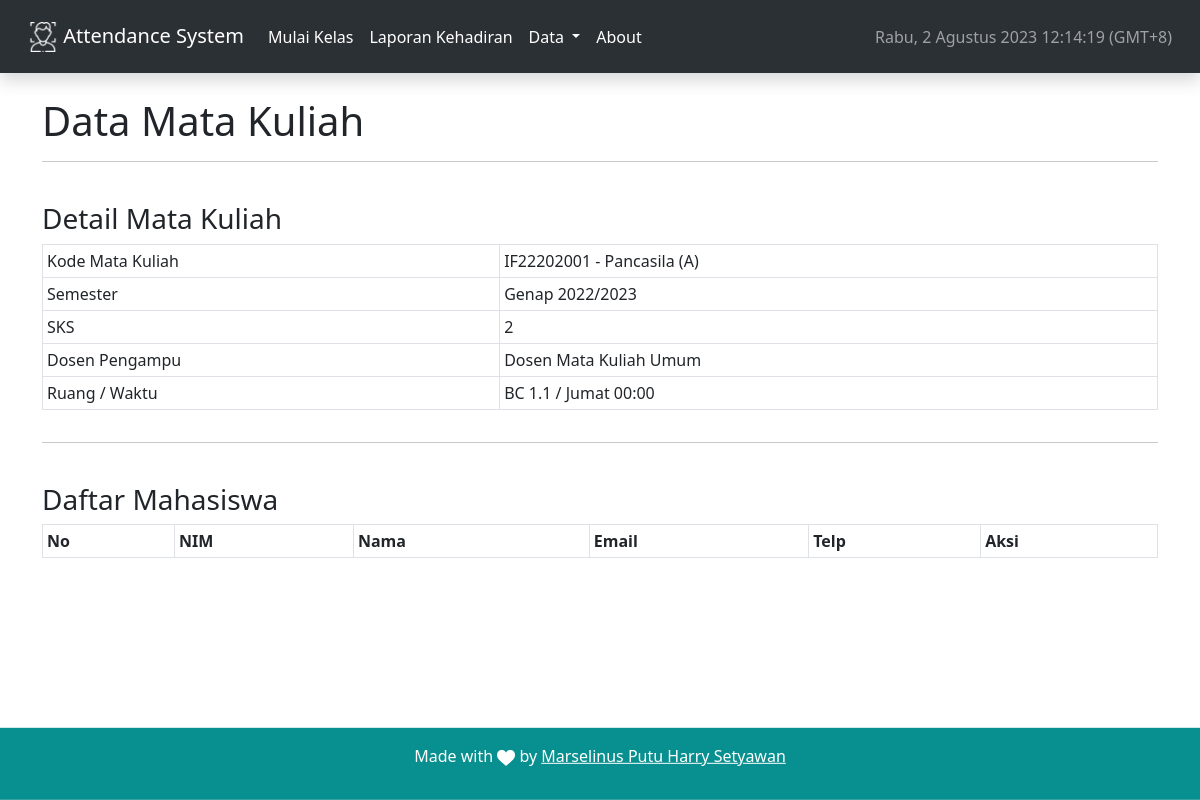
Screenshot of /matakuliah/202220232IF22202001A with the database file from the repository.
### sistempresensi/models.py (models this page shows, shortened)
class Matkul(db.Model):
    id = db.Column(db.Integer, primary_key=True)
    kode_matkul_group = db.Column(db.String(), unique=True, nullable=False)
    tahun_ajaran = db.Column(db.Integer, nullable=False)
    semester = db.Column(db.Integer, nullable=False)
    kode_matkul = db.Column(db.String(), nullable=False)
    group = db.Column(db.String(), nullable=False, default='A')
    nama_matkul = db.Column(db.String(), nullable=False)
    sks = db.Column(db.Integer, nullable=False)
    dosen = db.Column(db.BigInteger, db.ForeignKey('dosen.nip'), nullable=False)
    hari = db.Column(db.Integer)    # number of weekdays
    jam = db.Column(db.Time())
    ruang = db.Column(db.String)
    total_pertemuan = db.Column(db.Integer, nullable=False, default=0)
    created_at = db.Column(db.DateTime(timezone=True), nullable=False, server_default=func.now())
    data_dosen = db.relationship('Dosen', lazy=True)

class Dosen(db.Model):
    id = db.Column(db.Integer, primary_key=True)
    nip = db.Column(db.BigInteger, unique=True, nullable=False)
    nama = db.Column(db.String, nullable=False)
    email = db.Column(db.String)
    telp = db.Column(db.BigInteger)
    foto_path = db.Column(db.String, default="nophotoprofile.jpeg")
    created_at = db.Column(db.DateTime, nullable=False, server_default=func.now())

### sistempresensi/routes.py (the view)
@app.route("/matakuliah/<id>")
def detailmatakuliah(id):
    data = Matkul.query.filter_by(kode_matkul_group=id).first_or_404("Mata Kuliah tidak ditemukan!")
    enrollment = Enrollment.query.filter_by(matkul_group=id).all()
    return render_template('detail-matakuliah.html', data=data, namahari=gvar['hari'], enrollment=enrollment,
                           title="Mata Kuliah")

### sistempresensi/templates/detail-matakuliah.html (shortened to what this page needs)
{% extends "base.html" %}
{% block content %}
<h1>Data Mata Kuliah</h1>
<hr><br>
<h3>Detail Mata Kuliah</h3>
<div class="table-responsive">
    <table class="table table-bordered table-sm">
        <tbody>
        <tr>
            <td>Kode Mata Kuliah</td>
            <td>{{ data.kode_matkul }} - {{ data.nama_matkul }} ({{ data.group }})</td>
        </tr>
        <tr>
            <td>Semester</td>
            <td>{% if data.semester==2%}Genap
                {%else%}Ganjil
                {%endif%}
                {{ data.kode_matkul_group[:4] }}/{{ data.kode_matkul_group[4:8] }}
            </td>
        </tr>
        <tr>
            <td>SKS</td>
            <td>{{ data.sks }}</td>
        </tr>
        <tr>
            <td>Dosen Pengampu</td>
            <td>{{ data.data_dosen.nama }}</td>
        </tr>
        <tr>
            <td>Ruang / Waktu</td>
            <td>{{ data.ruang }} / {{ namahari[data.hari]}} {{data.jam.strftime("%H:%M")}}</td>
        </tr>
        </tbody>
    </table>
</div>
<hr>
<br>
<h3>Daftar Mahasiswa</h3>
<div class="table-responsive">
    <table class="table table-bordered table-sm table-hover table-striped">
        <thead>
        <tr>
            <th scope="col">No</th>
            <th scope="col">NIM</th>
            <th scope="col">Nama</th>
            <th scope="col">Email</th>
            <th scope="col">Telp</th>
            <th scope="col">Aksi</th>
        </tr>
        </thead>
    </table>
</div>
{% endblock content %}

### rows the page displays
Matkul: kode_matkul "IF22202001", nama_matkul "Pancasila", group "A", kode_matkul_group "2022", kode_matkul_group "2023", sks "2", ruang "BC 1.1", hari "Jumat", jam "00:00"
Dosen: data_dosen.nama "Dosen Mata Kuliah Umum"
